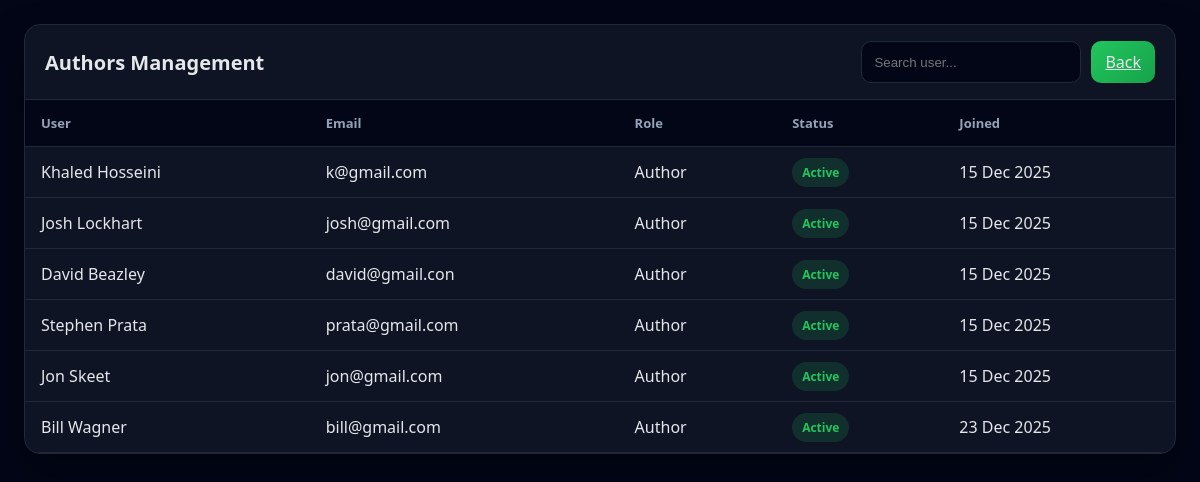
Page /admin/view_authors.php on the committed database.
### tables this page shows
CREATE TABLE `users` (
  `id` int(11) NOT NULL,
  `name` varchar(100) NOT NULL,
  `email` varchar(100) NOT NULL,
  `password` varchar(255) NOT NULL,
  `role` enum('admin','author','user') NOT NULL,
  `status` enum('active','pending','blocked') DEFAULT 'active',
  `created_at` timestamp NOT NULL DEFAULT current_timestamp(),
  `profile_photo` varchar(255) DEFAULT NULL
);

### admin/view_authors.php (the view, shortened to what this page needs)
<?php
include('database/connection.php');
?>
<div class="container">
  <div class="card">
    <div class="card-header">
      <div class="title">Authors Management</div>
      <div class="actions">
        <input id="userSearch" class="search" placeholder="Search user..." />
        <a href="index.php" class="btn primary">Back</a>
        </div>
    </div>
    <div class="table-wrap">
      <table>
        <thead>
          <tr>
            <th>User</th>
            <th>Email</th>
            <th>Role</th>
            <th>Status</th>
            <th>Joined</th>
          </tr>
        </thead>
        <tbody id="authorsTable">
          <?php
             $query="SELECT * FROM users WHERE role='author' ORDER BY created_at ASC";
             $result=mysqli_query($conn,$query);
             if (mysqli_num_rows($result) > 0) {
                while ($row = mysqli_fetch_assoc($result)) {
          ?>
          <tr>
            <td><?php echo $row['name'] ?></td>
            <td><?php echo $row['email']; ?></td>
            <td><?php echo ucfirst($row['role']); ?></td>
            <td>
              <?php
                $status = $row['status'];
                $badgeClass = ($status=='active')?'active':(($status=='blocked')?'blocked':'pending');
              ?>
              <span class="badge <?php echo $badgeClass; ?>"><?php echo ucfirst($status); ?></span>
            </td>
            <td><?php echo date('d M Y', strtotime($row['created_at'])); ?></td>
          </tr>
          <?php
                }
             } else {
               echo "<tr><td colspan='5' style='text-align:center'>No users found.</td></tr>";
             }
          ?>
        </tbody>
      </table>
    </div>
  </div>
</div>

### admin/view_authors.php (style rules this page uses)
* { box-sizing:border-box }
.container { padding:24px }
.card { background:rgba(17,24,39,.85);backdrop-filter: blur(6px);border:1px solid var(--border);border-radius:16px;box-shadow:0 20px 40px rgba(0,0,0,.35);overflow:hidden; }
.card-header { display:flex;gap:12px;align-items:center;justify-content:space-between;padding:16px 20px;border-bottom:1px solid var(--border); }
.title { font-size:20px;font-weight:700 }
.actions { display:flex;gap:10px }
.search { background:#020617;border:1px solid var(--border);color:var(--text);border-radius:10px;padding:10px 12px;min-width:220px }
.btn { border:1px solid var(--border);background:#020617;color:var(--text);border-radius:10px;padding:10px 14px;cursor:pointer }
.btn.primary { background:linear-gradient(135deg,#22c55e,#16a34a);border:none }
.table-wrap { overflow:auto }
table { width:100%;border-collapse:separate;border-spacing:0 }
thead th { position:sticky;top:0;z-index:1;background:#020617;color:var(--muted);text-align:left;font-weight:600;font-size:13px;padding:14px 16px;border-bottom:1px solid var(--border) }
tbody td { padding:14px 16px;border-bottom:1px solid var(--border) }
.badge { padding:6px 10px;border-radius:999px;font-size:12px;font-weight:600 }
.badge.active { background:rgba(34,197,94,.15);color:#22c55e }

### rows in the picture
users: name "Khaled Hosseini", email "k@gmail.com", role "Author", status "Active", created_at "15 Dec 2025"
users: name "Josh Lockhart", email "josh@gmail.com", role "Author", status "Active", created_at "15 Dec 2025"
users: name "David Beazley", email "david@gmail.con", role "Author", status "Active", created_at "15 Dec 2025"
users: name "Stephen Prata", email "prata@gmail.com", role "Author", status "Active", created_at "15 Dec 2025"
users: name "Jon Skeet", email "jon@gmail.com", role "Author", status "Active", created_at "15 Dec 2025"
users: name "Bill Wagner", email "bill@gmail.com", role "Author", status "Active", created_at "23 Dec 2025"
